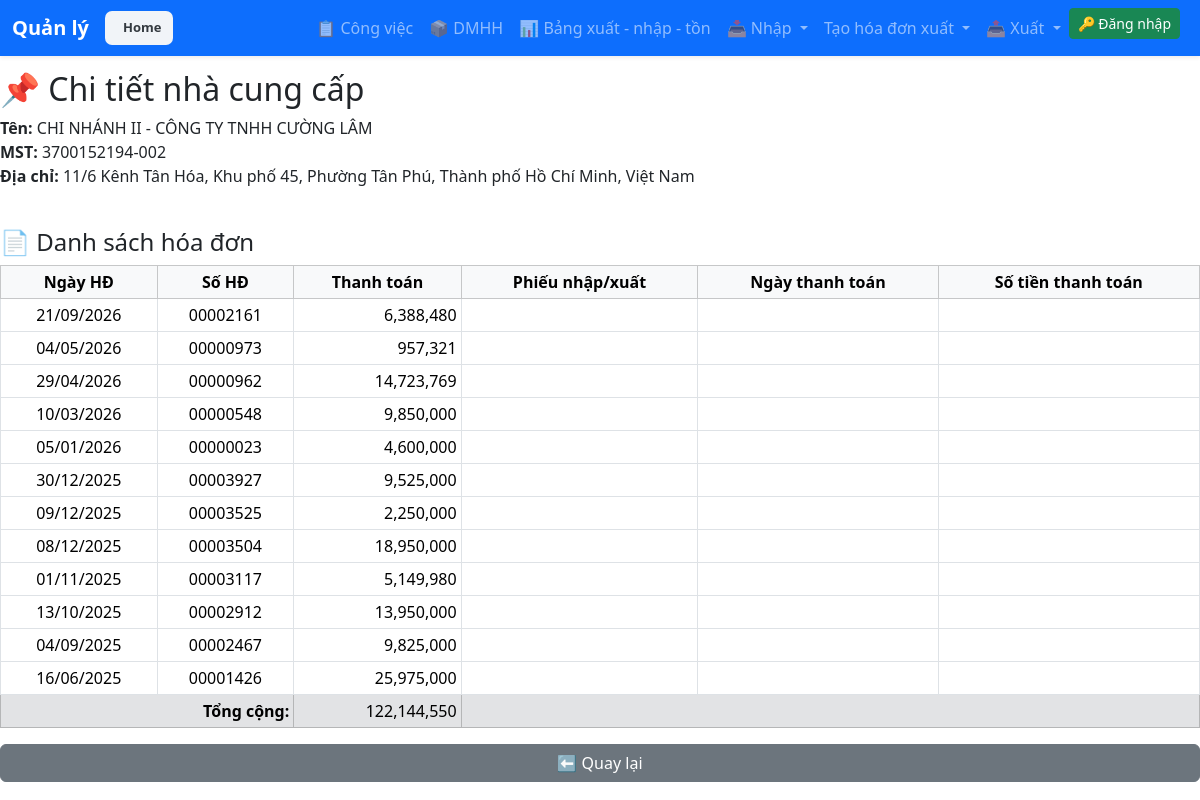
/invoice/suppliers/13/, run on the app's committed database.
### invoice_reader_app/model_invoice.py (models this page shows, shortened)
class Supplier(models.Model):
    ten_dv_ban = models.CharField(max_length=200)
    ma_so_thue = models.CharField(max_length=50, unique=True)
    dia_chi = models.TextField(blank=True)
    phan_loai = models.CharField(max_length=100, blank=True, null=True, default='')

class Invoice(models.Model):
    fiscal_year = models.IntegerField(db_index=True)
    supplier = models.ForeignKey(Supplier, on_delete=models.SET_NULL, null=True, blank=True)
    so_hoa_don = models.CharField(max_length=50)
    ngay_hd = models.DateField(null=True)
    hinh_thuc_tt = models.CharField(max_length=100, blank=True)
    mau_so = models.CharField(max_length=50, blank=True)
    ky_hieu = models.CharField(max_length=50, blank=True)
    ten_dv_ban = models.CharField(max_length=200)
    ma_so_thue = models.CharField(max_length=50)
    dia_chi = models.TextField(blank=True)
    ten_nguoi_mua = models.CharField(max_length=200, blank=True)
    ma_so_thue_mua = models.CharField(max_length=50, blank=True)
    dia_chi_mua = models.TextField(blank=True)
    so_tk = models.CharField(max_length=100, blank=True)
    ten_ngan_hang = models.CharField(max_length=100, blank=True)
    tong_tien_hang = models.FloatField(default=0)
    tong_tien_thue = models.FloatField(default=0)
    tong_tien = models.DecimalField(max_digits=18, decimal_places=2)
    email = models.EmailField(blank=True, null=True)
    created_at = models.DateTimeField(auto_now_add=True)
    file_name = models.CharField(max_length=255, blank=True, null=True)
    xml_uuid = models.CharField(
            max_length=50,
            null=True,
            blank=True,
            unique=True   # ✅ ĐÂY MỚI LÀ CHUẨN
        )
    da_tao_px = models.BooleanField(    default=False,    db_index=True,    verbose_name="Đã tạo phiếu xuất")
    LOAI_HD_CHOICES = (
        ('VAO', 'Hóa đơn vào'),
        ('XUAT', 'Hóa đơn xuất'),
    )
    loai_hd = models.CharField(max_length=10, choices=LOAI_HD_CHOICES, default='VAO')
    TRANG_THAI_CHOICES = (
        ("CHO_XUAT", "Chờ xuất hóa đơn"),
        ("DA_XUAT", "Đã xuất hóa đơn"),
    )
    trang_thai = models.CharField(
        max_length=20,
        choices=TRANG_THAI_CHOICES,
        default="CHO_XUAT"
    )
    class Meta:
        indexes = [
            models.Index(fields=["ma_so_thue", "ky_hieu", "so_hoa_don"]),
        ]
    from django.db.models import QuerySet

### invoice_reader_app/suppliers_products_view.py (the view)
# urls.py: path("suppliers/<int:id>/", supplier_detail_view, name="supplier_detail"),
def supplier_detail_view(request, id):
    supplier = get_object_or_404(Supplier, id=id)
    invoices = Invoice.objects.filter(ma_so_thue=supplier.ma_so_thue, loai_hd='VAO').order_by('-ngay_hd')
    invoice_details = []
    for inv in invoices:
        invoice_details.append({
            'so_hoa_don': inv.so_hoa_don,
            'ngay_hd': inv.ngay_hd,
            'tong_tien_hang': inv.tong_tien_hang,
            'tong_tien_thue': inv.tong_tien_thue,
            'tong_tien': inv.tong_tien,
            'hinh_thuc_tt': inv.hinh_thuc_tt,
        })
    totals = {
        'tong_tien_hang': sum(inv.tong_tien_hang for inv in invoices),
        'tong_tien_thue': sum(inv.tong_tien_thue for inv in invoices),
        'tong_tien': sum(inv.tong_tien for inv in invoices),
    }
    return render(request, 'supplier_detail.html', {
        'supplier': supplier,
        'invoices': invoices,
        'totals': totals,
        'invoices': invoice_details,
    })

### invoice_reader_app/context_processors.py (called while the page is built)
def current_fiscal_year(request):
    return {
        "current_year": request.session.get(
            "fiscal_year", datetime.now().year
        )
    }

### invoice_reader_app/templates/supplier_detail.html (shortened to what this page needs)
{% extends "base.html" %}
{% load humanize %}
{% block content %}
<h2>📌 Chi tiết nhà cung cấp</h2>
<div class="mb-3">
    <strong>Tên:</strong> {{ supplier.ten_dv_ban }}<br>
    <strong>MST:</strong> {{ supplier.ma_so_thue }}<br>
    <strong>Địa chỉ:</strong> {{ supplier.dia_chi }}<br>
</div>
<h4 class="mt-4">📄 Danh sách hóa đơn</h4>
<table class="table table-bordered table-sm text-center">
    <thead class="table-light">
        <tr>
            <th>Ngày HĐ</th>
            <th>Số HĐ</th>
            <th>Thanh toán</th>
            <th>Phiếu nhập/xuất</th>
            <th>Ngày thanh toán</th>
            <th>Số tiền thanh toán</th>
        </tr>
    </thead>
    <tbody>
        {% for inv in invoices %}
        <tr>
            <td class="text-center" >{{ inv.ngay_hd|date:"d/m/Y" }}</td>
            <td class="text-center">{{ inv.so_hoa_don }}</td>
            <td class="text-end">{{ inv.tong_tien|floatformat:0|intcomma }}</td>
            <td>{{ inv.phieu_nhap_xuat }}</td>
            <td>{{ inv.ngay_thanh_toan|date:"d/m/Y" }}</td>
            <td>{{ inv.so_tien_thanh_toan|floatformat:0|intcomma}}</td>
        </tr>
        {% empty %}
        <tr>
            <td colspan="7" class="text-center text-muted">Không có hóa đơn</td>
        </tr>
        {% endfor %}
    </tbody>
    {% if invoices %}
    <tfoot>
        <tr class="table-secondary">
            <td colspan="2" class="text-end"><strong>Tổng cộng:</strong></td>
            <td class="text-end">{{ totals.tong_tien|floatformat:0|intcomma }}</td>
            <td colspan="4"></td>
        </tr>
    </tfoot>
    {% endif %}
</table>
<a href="{% url 'suppliers' %}" class="btn btn-secondary">⬅ Quay lại</a>
{% endblock %}

### invoice_reader_app/templates/base.html (style rules this page uses)
body { padding-top: 70px; }

### data on the page
Supplier: ten_dv_ban "CHI NHÁNH II - CÔNG TY TNHH CƯỜNG LÂM", ma_so_thue "3700152194-002", dia_chi "11/6 Kênh Tân Hóa, Khu phố 45, Phường Tân Phú, Thành phố Hồ Chí Minh, Việt Nam"
Invoice: ngay_hd "21/09/2026", so_hoa_don "00002161", tong_tien "6,388,480"
Invoice: ngay_hd "04/05/2026", so_hoa_don "00000973", tong_tien "957,321"
Invoice: ngay_hd "29/04/2026", so_hoa_don "00000962", tong_tien "14,723,769"
Invoice: ngay_hd "10/03/2026", so_hoa_don "00000548", tong_tien "9,850,000"
Invoice: ngay_hd "05/01/2026", so_hoa_don "00000023", tong_tien "4,600,000"
Invoice: ngay_hd "30/12/2025", so_hoa_don "00003927", tong_tien "9,525,000"
Invoice: ngay_hd "09/12/2025", so_hoa_don "00003525", tong_tien "2,250,000"
Invoice: ngay_hd "08/12/2025", so_hoa_don "00003504", tong_tien "18,950,000"
Invoice: ngay_hd "01/11/2025", so_hoa_don "00003117", tong_tien "5,149,980"
Invoice: ngay_hd "13/10/2025", so_hoa_don "00002912", tong_tien "13,950,000"
Invoice: ngay_hd "04/09/2025", so_hoa_don "00002467", tong_tien "9,825,000"
Invoice: ngay_hd "16/06/2025", so_hoa_don "00001426", tong_tien "25,975,000"

### other printed values
{{ totals.tong_tien|floatformat:0|intcomma }} "122,144,550"
